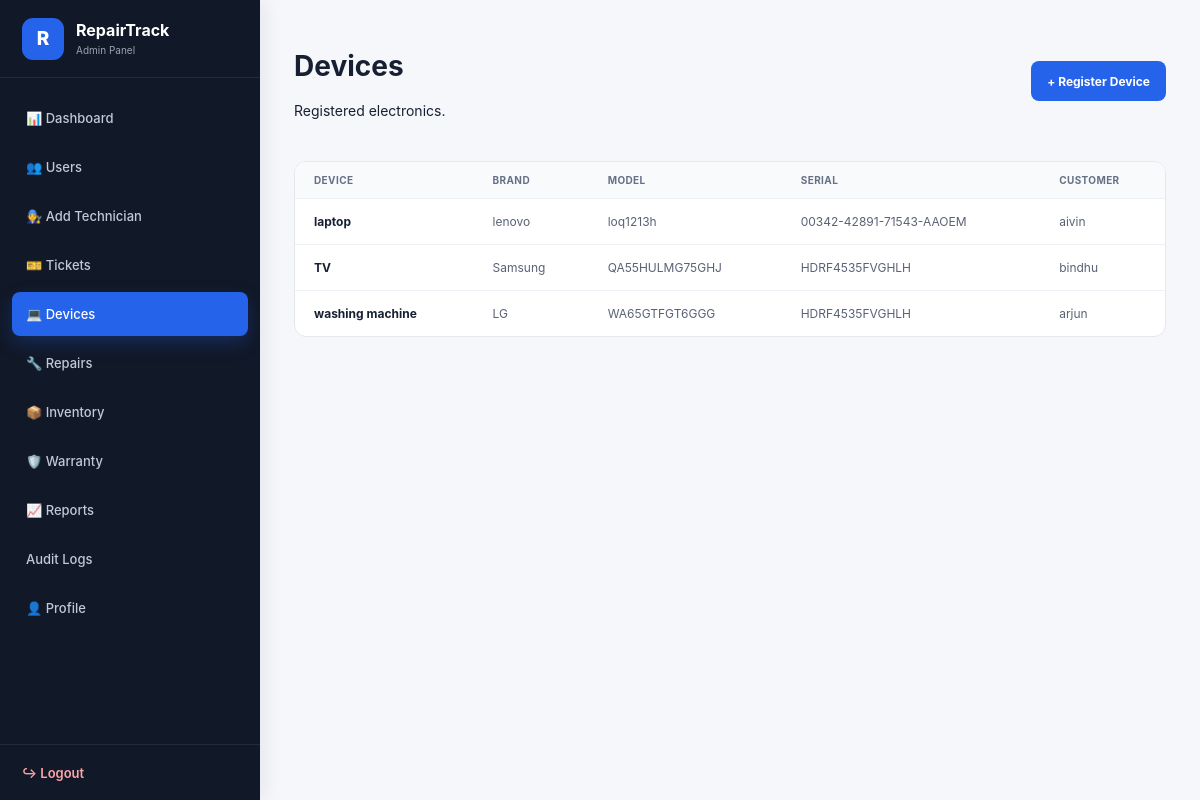
The app's page /devices/ (signed in) with its own data.
### service/models.py (models this page shows, shortened)
class Device(models.Model):
    customer=models.ForeignKey(User,on_delete=models.CASCADE,related_name="devices")
    name=models.CharField(max_length=120); brand=models.CharField(max_length=80,blank=True)
    model_number=models.CharField(max_length=80,blank=True); serial_number=models.CharField(max_length=120,blank=True)
    registered_at=models.DateTimeField(auto_now_add=True)

### service/views.py (the view)
# urls.py: path("devices/",views.devices,name="devices"),
@login_required
def devices(request):
 ds=Device.objects.all() if request.user.is_staff else Device.objects.filter(customer=request.user)
 return render(request,"devices.html",{"devices":ds})

### service/templates/devices.html (shortened to what this page needs)
{% extends "base.html" %}
{% block content %}
<div class="dashboard-layout">
    <aside class="sidebar">
        {% if request.user.is_staff %}
            <a href="{% url 'admin_dashboard' %}" class="side-brand">
                <span class="side-logo">R</span>
                <div>
                    <strong>RepairTrack</strong>
                    <small>Admin Panel</small>
                </div>
            </a>
            <nav class="sidebar-nav">
                <a href="{% url 'admin_dashboard' %}">📊 Dashboard</a>
                <a href="{% url 'admin_users' %}">👥 Users</a>
                <a href="{% url 'add_technician' %}">🧑‍🔧 Add Technician</a>
                <a href="{% url 'tickets' %}">🎫 Tickets</a>
                <a
                    href="{% url 'devices' %}"
                    class="active"
                >
                    💻 Devices
                </a>
                <a href="{% url 'repairs' %}">🔧 Repairs</a>
                <a href="{% url 'inventory' %}">📦 Inventory</a>
                <a href="{% url 'admin_warranty_claims' %}">🛡️ Warranty</a>
                <a href="{% url 'reports' %}">📈 Reports</a>
                <a href="{% url 'audit_logs' %}"> Audit Logs</a>
                <a href="{% url 'profile' %}">👤 Profile</a>
            </nav>
        {% endif %}
        <a href="{% url 'logout' %}" class="logout">
            ↪ Logout
        </a>
    </aside>
    <main class="dashboard-main">
        <header class="dashboard-topbar">
            <div>
                <h1>
                    Devices
                </h1>
                <p>
                    Registered electronics.
                </p>
            </div>
            {% if request.user.profile.role == "customer" %}
                <a
                    href="{% url 'register_device' %}"
                    class="btn"
                >
                    + Register Device
                </a>
            {% endif %}
        </header>
        <section class="content-card">
            <div class="table-wrapper">
                <table>
                    <thead>
                        <tr>
                            <th>Device</th>
                            <th>Brand</th>
                            <th>Model</th>
                            <th>Serial</th>
                            <th>Customer</th>
                        </tr>
                    </thead>
                    <tbody>
                        {% for device in devices %}
                        <tr>
                            <td>
                                {{ device.name }}
                            </td>
                            <td>
                                {{ device.brand }}
                            </td>
                            <td>
                                {{ device.model_number }}
                            </td>
                            <td>
                                {{ device.serial_number }}
                            </td>
                            <td>
                                {{ device.customer.username }}
                            </td>
                        </tr>
                        {% endfor %}
                    </tbody>
                </table>
            </div>
        </section>
    </main>
</div>
{% endblock %}

### static/css/style.css (style rules this page uses)
:root { --primary: #2563eb; --primary-dark: #1d4ed8; --sidebar: #111827; --sidebar-hover: #1f2937; --page-bg: #f5f7fb; --card-bg: #ffffff; --border: #e5e7eb; --text: #172033; --muted: #6b7280; --success: #16a34a; --warning: #d97706; --danger: #dc2626; }
* { box-sizing: border-box; }
html, body { margin: 0; padding: 0; min-height: 100%; }
body { font-family: Inter, "Segoe UI", Arial, sans-serif; background: var(--page-bg); color: var(--text); font-size: 14px; }
.dashboard-layout { min-height: 100vh; display: flex; }
.sidebar { position: fixed; left: 0; top: 0; bottom: 0; width: 260px; background: var(--sidebar); color: #ffffff; display: flex; flex-direction: column; z-index: 1000; box-shadow: 4px 0 18px rgba(15, 23, 42, 0.08); }
.side-brand { height: 78px; padding: 0 22px; display: flex; align-items: center; gap: 12px; color: #ffffff; text-decoration: none; border-bottom: 1px solid rgba(255, 255, 255, 0.08); }
.side-logo { width: 42px; height: 42px; display: flex; align-items: center; justify-content: center; background: var(--primary); border-radius: 11px; color: #ffffff; font-size: 19px; font-weight: 800; flex-shrink: 0; }
.side-brand strong { display: block; font-size: 16px; font-weight: 700; line-height: 1.2; }
.side-brand small { display: block; margin-top: 4px; color: #9ca3af; font-size: 10px; }
.sidebar-nav { flex: 1; padding: 18px 12px; overflow-y: auto; }
.sidebar-nav a { min-height: 44px; display: flex; align-items: center; gap: 12px; margin-bottom: 5px; padding: 0 14px; border-radius: 8px; color: #c1c9d6; text-decoration: none; font-size: 13px; font-weight: 500; transition: background 0.18s ease, color 0.18s ease, transform 0.18s ease; }
.sidebar-nav a.active { background: var(--primary); color: #ffffff; box-shadow: 0 7px 18px rgba(37, 99, 235, 0.25); }
.logout { display: flex; align-items: center; gap: 10px; min-height: 56px; padding: 0 22px; border-top: 1px solid rgba(255, 255, 255, 0.08); color: #fca5a5; text-decoration: none; font-size: 13px; font-weight: 600; transition: 0.2s ease; }
.dashboard-main { margin-left: 260px; width: calc(100% - 260px); min-height: 100vh; padding: 30px 34px 50px; overflow-x: hidden; }
.dashboard-topbar { min-height: 64px; display: flex; align-items: center; justify-content: space-between; gap: 25px; margin-bottom: 28px; }
.content-card { background: var(--card-bg); border: 1px solid var(--border); border-radius: 12px; margin-bottom: 22px; overflow: hidden; }
.table-wrapper { overflow-x: auto; }
table { width: 100%; border-collapse: collapse; min-width: 650px; }
thead th { background: #f8fafc; color: #667085; text-align: left; padding: 12px 19px; font-size: 10px; font-weight: 700; text-transform: uppercase; letter-spacing: 0.4px; }
tbody td { padding: 15px 19px; border-top: 1px solid #edf0f4; color: #596275; font-size: 12px; vertical-align: middle; }
tbody td:first-child { color: var(--text); font-weight: 700; }
.btn { display: inline-flex; align-items: center; justify-content: center; min-height: 40px; padding: 10px 16px; background: var(--primary); color: #ffffff !important; border: none; border-radius: 8px; font-size: 12px; font-weight: 700; text-decoration: none; cursor: pointer; transition: background 0.18s ease, transform 0.18s ease, box-shadow 0.18s ease; }

### records on screen
Device: name "laptop", brand "lenovo", model_number "loq1213h", serial_number "00342-42891-71543-AAOEM", customer.username "aivin"
Device: name "TV", brand "Samsung", model_number "QA55HULMG75GHJ", serial_number "HDRF4535FVGHLH", customer.username "bindhu"
Device: name "washing machine", brand "LG", model_number "WA65GTFGT6GGG", serial_number "HDRF4535FVGHLH", customer.username "arjun"
